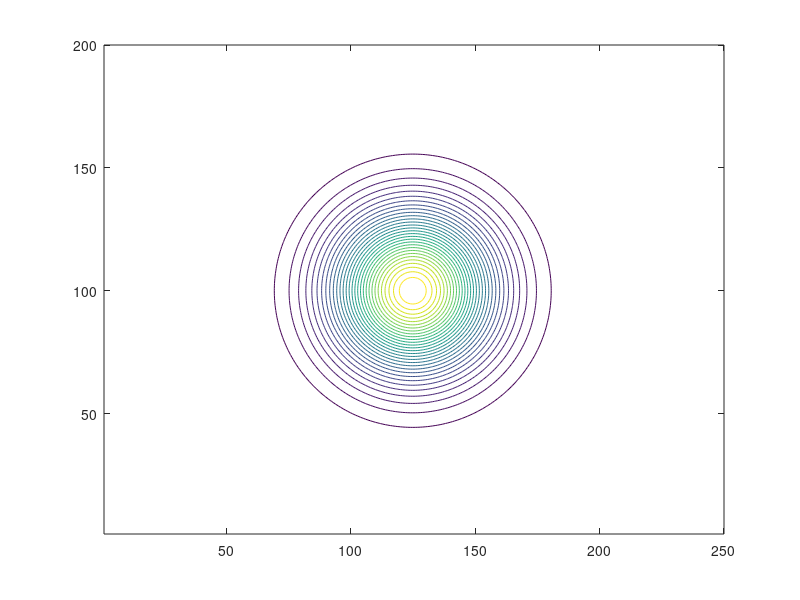

Here is the MATLAB script that generated this plot:

clear
close all

x=1:250;
y=1:200;

[xi, yi]=meshgrid(x,y);


ide=length(xi);

hm=1000;  
xa=15;  %helf height radius (gird)
ya=15;
icmx=length(x)/2; %center of hill
icmy=length(y)/2;

      
   %ht = hm./(  1  +  ((xi-icmx).^2 + (yi-icmy).^2)/xa^2 );   
   
   ht_g =  hm * exp(- ((xi-icmx)/(2*xa)).^2 - ((yi-icmy)/(2*ya)).^2 ) ;  % GOOOOD~
   
   %ht_g2 =  hm * exp(- ((xi-icmx).^2 + (yi-icmy).^2) ./ (2*xa^2) ) ;
     
%    
%    figure('position',[-1000 200 700 500])
%      contour(xi,yi,ht,30)

%    figure('position',[-800 200 700 500])
%      contour(xi,yi,ht_g2,30)
% 
   figure('position',[-800 200 700 500])
     contour(xi,yi,ht_g,30)
%    
%     figure('position',[-1000 200 800 500])
% %      plot(ht(icmy,:));  hold on
%       plot(ht_g(icmy,:));hold on
%       plot(ht_g(:,icmx))
%      plot(ht_g2(icmy,:))
%      legend('ht','ht_g','ht_g2')
